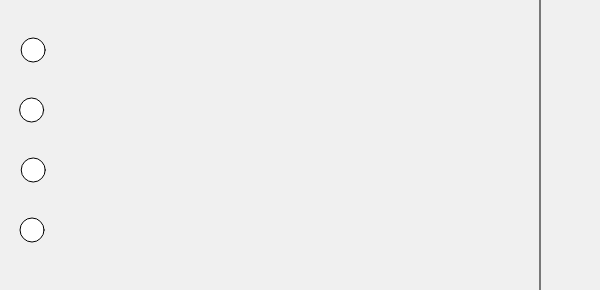
Frame 1 (no input)
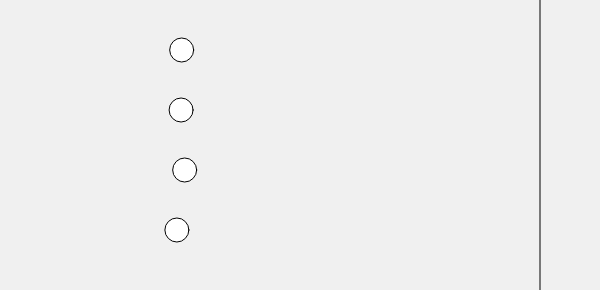
Frame 60 (no input)
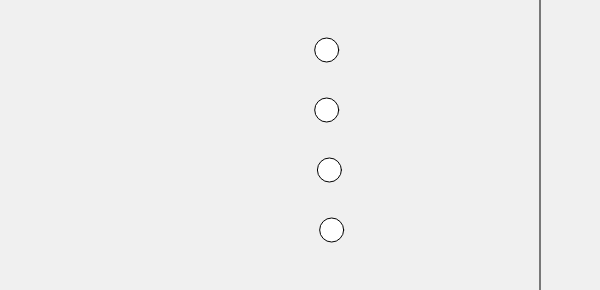
Frame 120 (the mouse pressed at the canvas centre since frame 60)

The p5.js sketch that drew these frames (run headless with seeded random() and noise() and a simulated clock; from frame 60 on, the mouse is pressed at the canvas centre):

// p5.js sketch
// ── sketch.js
let racerXs = [30, 30, 30, 30];
let startY = 50;
let yStep = 60;
let finishX = 540;
let max = 0;


function setup() {
  createCanvas(600, startY + yStep * racerXs.length);
}

function draw() {
  background(240);
  line(finishX, 0, finishX, height);
  for (let i = 0; i < racerXs.length; i++) {
    let y = startY + yStep * i;
    if (racerXs[i] < finishX) {
      racerXs[i] += random(1, 4);
      fill("white")
    } else {
      if ( i== 0){
        fill("green")
      } else {
        fill("red")
      }
    }
    circle(racerXs[i], y, 24);
  }
}
